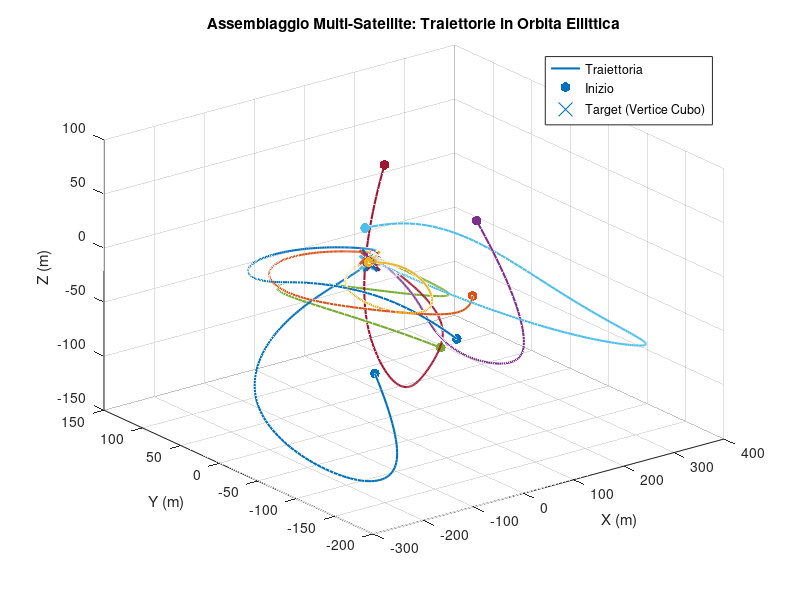

Here is the MATLAB script that generated this plot:
clear
close all

%% inizializzazione componenti del sistema

% Parametri orbitali
mu = 3.986e14;                                  % parametro gravitazionale standard (Terra)
a = 7000e3;                                     % lunghezza del semiasse maggiore (7000 km)
e = 0.1;                                        % Orbita ellittica
Ts = 10;                                        % Campionamento ogni 10 secondi
Tmax = 2 * pi * sqrt(a^3/mu);                   % durata dell'orbita

T = 0 : Ts : Tmax;                              % asse dei tempi
Nsamp = length(T);

omega_0 = sqrt(mu/a^3);                         % velocità angolare media del satellite
M = omega_0 * T;                                % anomalia media
m = 500;                                      % massa satellite

N = 8;                                          % numero di satelliti

u_max = 1;                                      % Limite di saturazione dell'input (N)

% Definizioone della matrice di adiacenza (collegamento ad anello ogni
% elemento comunica con i più vicini)

adjacency_matrix = zeros(N,N);
for i = 1:N-1
    adjacency_matrix(i, i+1) = 1;
    adjacency_matrix(i+1, i) = 1;
end
adjacency_matrix(N, 1) = 1; % Chiude l'anello
adjacency_matrix(1, N) = 1;

% 2. Calcolo del Grado (D) 
d = sum(adjacency_matrix, 2); 
D = diag(d);

% Calcolo della matrice Laplaciana
L = D - adjacency_matrix;

% Definizione della matrice di Pinning
G = eye(N);

% Calcolo della matrice di guadagno di accoppiamento
Gamma = (eye(N) + D + G) \ (L + G);

%% 3. Posizioni Desiderate e Parametri di Controllo  FUNZIONA SOLO PER 8 SATELLITI!!!!!!!!
l_edge = 5; % Lato del cubo (m) 
l = l_edge / 2;
% Coordinate dei vertici del cubo rispetto al target centrale
pos_des = [ l,  l,  l;  -l,  l,  l;   l, -l,  l;  -l, -l,  l;
            l,  l, -l;  -l,  l, -l;   l, -l, -l;  -l, -l, -l]';

Target_point = zeros(6, N);
Target_point(1:3, :) = pos_des; % Le velocità di riferimento relative sono 0
 
% Matrici di peso e Guadagno di Accoppiamento
Q = diag([1, 1, 1, 1e3, 1e3, 1e3]);
R = diag([1e5, 1e5, 1e5]);
eta = 4;




%% calcolo dell'anomalia eccentrica E partendo dalla equazione M = E - e * sin(E) Newton-Raphson

E = M; 
for i = 1:10 
    E = E - (E - e.*sin(E) - M) ./ (1 - e.*cos(E));
end

% calcolo di posizione, velocità e accelerazione angolare
f = 2 * atan2(sqrt(1 + e) * sin(E/2) , sqrt(1 - e) * cos(E/2));
df = omega_0 * (1 + e * cos(f)).^2/(1 - e^2)^(3/2);
d2f = -2* omega_0^2 * e * sin(f) .* (1 + e * cos(f)).^3/(1 - e^2)^3;

rt = a * (1 - e^2)./(1 + e * cos(f));               % distanza satellite terra 

A1 = zeros(3,3,Nsamp);                          % LA PARTE CONINUA LA POTREI MEMORIZZARE MOMENTANEAMENTE
A2 = A1;                                            % RIDUCENDO LE MATRICI A DUE DIMENSIONI
Acont = zeros(6,6,Nsamp);
Bcont = 1/m * [zeros(3,3) ; eye(3)];

Adisc = Acont;
Bdisc = Bcont;


for i = 1:Nsamp 
    % calcolo delle matrici del sistema continuo
    A1(:,:,i) = [df(i)^2 + 2*mu/rt(i)^3, d2f(i), 0;
                 -d2f(i), df(i)^2 - mu/rt(i)^3, 0;
                 0,     0,      -mu/rt(i)^3         ];

    A2(1,2,i) = 2*df(i);
    A2(2,1,i) = -A2(1,2,i);

    Acont(:,:,i) = [zeros(3,3) , eye(3) ; A1(:,:,i) , A2(:,:,i)];

    % discretizzazione del sistema
    Maux = [Acont(:,:,i) , Bcont ; zeros(3,9)] * Ts;
    Mexp = expm(Maux);

    Adisc(:,:,i) = Mexp(1:6,1:6);
    Bdisc(:,:,i) = Mexp(1:6,7:9);

end

%% Calcolo della traiettoria
P = zeros(6,6,Nsamp);
P(:,:,Nsamp) = Q;
NiterRiccati = 5;

for i = 1 : NiterRiccati
    for k = Nsamp-1:-1:1
        Ak = Adisc(:,:,k);
        Bk = Bdisc(:,:,k);
        Pk_next = P(:,:,k+1);
            
        % Termini intermedi per l'Eq. 32 (per leggibilità e velocità)
        temp_inv = (R + Bk' * Pk_next * Bk);
            
        % Equazione di Riccati Discreta (Eq. 32 del paper)
        P(:,:,k) = Q + Ak' * Pk_next * Ak - ...
                (Ak' * Pk_next * Bk) * (temp_inv \ (Bk' * Pk_next * Ak));
    end
    % Per la periodicità: l'inizio del giro precedente diventa la fine del nuovo
    P(:,:,Nsamp) = P(:,:,1);
end

flag = zeros(1,3);
Kk = zeros(3,6,Nsamp);

for k = 1:Nsamp-1
    Ak = Adisc(:,:,k);
    Bk = Bdisc(:,:,k);
    Pk = P(:,:,k);
    Pk_next = P(:,:,k+1);
    
    
    Kk(:,:,k) = (R + Bk' * Pk_next * Bk) \ (Bk' * Pk_next * Ak);

    % Analisi di stabiliità
    Acl = Ak - Bk * Kk(:,:,k);
    [~, flag(1)] = chol(Pk);
    Q_test = Pk - transpose(Acl)*Pk_next*Acl;
    [~, flag(2)] = chol(Q_test);

    if flag(1) > 0 || flag(2) > 0
        fprintf('La matrice del campione numero %d non è definita positiva\n', k);
        flag(3)=1;
    end
end

if flag(3) == 0
    disp('Il sistema è asintoticamente stabile');
end


Kk(:,:,Nsamp) = Kk(:,:,1); % Continuità periodica


%% condizioni iniziali (casuali)
X = zeros(6, N, Nsamp);
rng(42);                                                    % Seed per riproducibilità
for i = 1:N
    X(1:3, i, 1) = 100 * (2*rand(3,1) - 1);
    X(4:6, i, 1) = 1 * (2*rand(3,1) - 1);
end


%% Definizione del sistema
for k = 1 : Nsamp-1
    for i = 1 : N
        Ak = Adisc(:,:,k);
        Bk = Bdisc(:,:,k);

        u_ir = pinv(Bk) * (eye(6) - Ak) * Target_point(:, i);

        % Variazioni rispetto al riferimento
        zeta_bar_i = X(:, i, k) - Target_point(:, i);
        % Termine di consenso
        sum_consensus = zeros(6, 1);
        for j = 1:N
            if adjacency_matrix(i,j) == 1
                zeta_bar_j = X(:, j, k) - Target_point(:, j);
                sum_consensus = sum_consensus + adjacency_matrix(i,j) * (zeta_bar_j - zeta_bar_i);
            end
        end
        % Legge di controllo con consenso locale (Eq. 15 adattata ai riferimenti) [cite: 922]
        d_i = D(i,i);
        g_i = G(i,i);
        zeta_bar_0 = zeros(6,1); % Target è all'origine
        u_tilde = eta * (1 + d_i + g_i)^-1 * Kk(:,:,k) * (g_i * (zeta_bar_0 - zeta_bar_i) + sum_consensus);
        % Input totale e Saturazione (Eq. 40, 55) [cite: 1087-1090, 1208-1210]
        u_tot = u_ir + u_tilde;
        u_sat = max(min(u_tot, u_max), -u_max);
        % Propagazione degli stati
        X(:, i, k+1) = Ak * X(:, i, k) + Bk * u_sat;
    end
end



%% 6. Visualizzazione dei Risultati
figure('Name', 'Traiettorie 3D');
hold on; grid on; view(3);
xlabel('X (m)'); ylabel('Y (m)'); zlabel('Z (m)');
 
colors = lines(N);
for i = 1:N
    plot3(squeeze(X(1,i,:)), squeeze(X(2,i,:)), squeeze(X(3,i,:)), 'Color', colors(i,:), 'LineWidth', 1.5);
    scatter3(X(1,i,1), X(2,i,1), X(3,i,1), 50, colors(i,:), 'o', 'filled');
    scatter3(Target_point(1,i), Target_point(2,i), Target_point(3,i), 100, colors(i,:), 'x', 'LineWidth', 2);
end
title('Assemblaggio Multi-Satellite: Traiettorie in Orbita Ellittica');
legend('Traiettoria', 'Inizio', 'Target (Vertice Cubo)');





%Scelta posizione satelliti DA CORREGGERE
%{
% definizione target per ogni satellite
N = 5;     % da togliere
R = 100; % Raggio della sfera
golden_angle = pi * (3 - sqrt(5)); % Circa 137.5 gradi

theta = zeros(N, 1);
phi = zeros(N, 1);
posizione = zeros(N, 3);

for i = 1:N
    % 1. Calcolo di phi (Latitudine) - Corretto con parentesi
    % z varia linearmente da 1 a -1
    z = 1 - ((i - 1) / (N - 1)) * 2; 
    phi(i) = asin(z); 
    
    % 2. Calcolo di theta (Azimut) - Corretto con parentesi
    theta(i) = (i - 1) * golden_angle;
    theta(i) = mod(theta(i), 2*pi); % Normalizzazione
    
    % 3. Conversione corretta in coordinate Cartesiane
    posizione(i, 1) = R * cos(phi(i)) * cos(theta(i)); % X
    posizione(i, 2) = R * cos(phi(i)) * sin(theta(i)); % Y
    posizione(i, 3) = R * sin(phi(i));                 % Z (altezza)
end

% Visualizzazione tabella
risultati = table((1:N)', rad2deg(theta), rad2deg(phi), ...
    'VariableNames', {'Satellite', 'Theta_deg', 'Phi_deg'});
disp(risultati);

% --- Plot ---
figure('Color', 'w');
[sx, sy, sz] = sphere(30); 
mesh(sx*R, sy*R, sz*R, 'EdgeColor', [0.8 0.8 0.8], 'FaceAlpha', 0.05); 
hold on;

scatter3(posizione(:,1), posizione(:,2), posizione(:,3), 100, 'filled', 'MarkerFaceColor', '#0072BD');

for i = 1:N
    text(posizione(i,1)+5, posizione(i,2)+5, posizione(i,3)+5, ['Sat ', num2str(i)], 'FontSize', 10);
end
axis equal; grid on; view(3);
xlabel('X (m)'); ylabel('Y (m)'); zlabel('Z (m)');
title('Distribuzione Ottimale Satelliti (Fibonacci Spiral)');
%}
